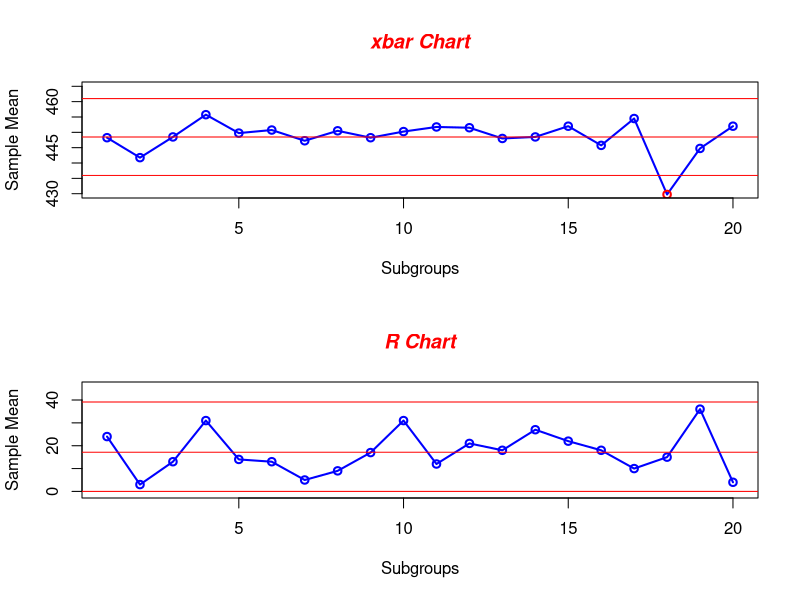

Write R code to recreate this figure.
##Explanation: Three-sigma limits (3-sigma limits) 
#are used to set the upper and lower control limits 
#in statistical quality control charts. Control charts
#are used to establish limits for a manufacturing or business
#process that is in a state of statistical control. 

##X-bar and R Charts 
##R_i = Xmax − Xmin
##           x-bar chart                                    R Chart ###
##Upper control limit(UCL)= x_bar+A_2*R_bar      UCL=D_4*R_bar      ###
##Center Limit=x_bar                              CL=R_bar          ###
##Lower control limit(LCL)= x_bar-A_2*R_bar      LCL=D_3*R_bar      ###

##Given Data have 80 observations and 20 subgroups, for each subgroup n=4
x<-c(459, 449, 435, 450,
     443,440,442,442,
     457,444,449,444,
     469,463,453,438,
     443,457,445,454,
     444,456,446,457,
     445,449,450,445,
     446,455,449,452,
     444,452,457,440,
     432,463,463,443,
     445,452,453,457,
     456,457,436,457,
     459,445,441,447,
     441,465,438,450,
     460,453,457,438,
     453,444,451,435,
     451,460,450,457,
     422,431,437,429,
     444,431,437,467,
     450,450,454,454)
D = matrix( x, nrow=20, ncol=4,byrow = TRUE) 
D
R<-c()
#R=max(x_i)-min(x_i) 
R<-apply(D, 1,function(x) max(x[x>0])-min(x[x>0]))

x_bar<-mean(x)
#the mean of each observation
x.bar<-apply(D, 1, mean)
r_bar=mean(R)

##n=4  A_2=0.73
xbar_chart_UCL=x_bar+0.73*r_bar
xbar_chart_LCL=x_bar-0.73*r_bar

##n=4  D_4=2.282, D_3=0
R_chart_UCL=r_bar*2.282
R_chart_LCL=r_bar*0
k<-c()
#Determine whether the process is out of control, if any subgroup mean is above or below
##the 3-sigma control limit, then the process is out of control.
ifelse(max(x.bar)<=xbar_chart_UCL&& min(x.bar)>=xbar_chart_LCL,
       paste("According to X-bar Chart, the process is under control"),
       paste("Process is out of control"))


attach(mtcars)
par(mfrow=c(2,1))
##Plot xbar chart, the out of control subgroup maked as red.
plot(1:20,x.bar,type="o",
     col=ifelse((x.bar>xbar_chart_UCL|x.bar<xbar_chart_LCL),"red","blue"),
     lwd = 2, xlab="Subgroups",ylab="Sample Mean",ylim = c(430,465))
title(main='xbar Chart', col.main="red", font.main=4)
abline(a=xbar_chart_UCL, b=0, col = "red") ##UCL Line
abline(a=xbar_chart_LCL, b=0, col = "red") ##LCL Line
abline(a=x_bar, b=0, col = "red")


plot(R,type="o",col="blue",lwd = 2, xlab="Subgroups",ylab="Sample Mean",ylim=c(-1, 46))
title(main='R Chart', col.main="red", font.main=4)
abline(a=R_chart_UCL, b=0, col = "red")  ##UCL Line
abline(a=R_chart_LCL, b=0, col = "red")  ##LCL Line
abline(a=r_bar, b=0, col = "red")
